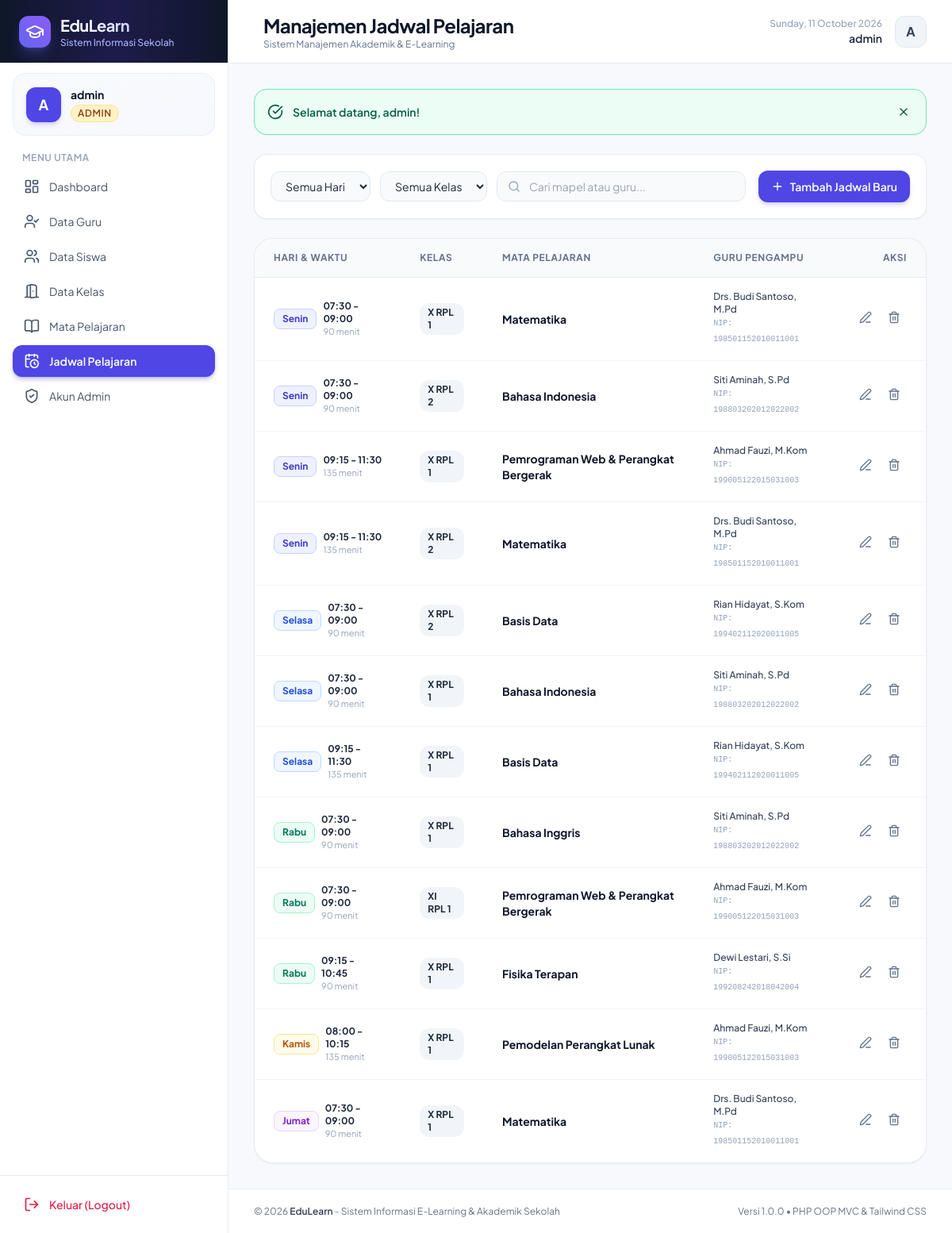
The page /admin/jadwal (signed in) on the database its author committed.
### tables this page shows
CREATE TABLE `jadwal` (
    `jadwal_id` INT AUTO_INCREMENT PRIMARY KEY,
    `hari` VARCHAR(20) NOT NULL,
    `jam` VARCHAR(20) NOT NULL,
    `menit` VARCHAR(20) DEFAULT '',
    `id_kelas` INT NOT NULL,
    `pelajaran_id` INT NOT NULL,
    `id_guru` INT NOT NULL,
    `created_at` TIMESTAMP DEFAULT CURRENT_TIMESTAMP,
    CONSTRAINT `fk_jadwal_kelas` FOREIGN KEY (`id_kelas`) REFERENCES `kelas` (`id_kelas`) ON DELETE CASCADE ON UPDATE CASCADE,
    CONSTRAINT `fk_jadwal_pelajaran` FOREIGN KEY (`pelajaran_id`) REFERENCES `pelajaran` (`pelajaran_id`) ON DELETE CASCADE ON UPDATE CASCADE,
    CONSTRAINT `fk_jadwal_guru` FOREIGN KEY (`id_guru`) REFERENCES `guru` (`id_guru`) ON DELETE CASCADE ON UPDATE CASCADE
);

CREATE TABLE `kelas` (
    `id_kelas` INT AUTO_INCREMENT PRIMARY KEY,
    `nama` VARCHAR(50) NOT NULL,
    `created_at` TIMESTAMP DEFAULT CURRENT_TIMESTAMP
);

CREATE TABLE `pelajaran` (
    `pelajaran_id` INT AUTO_INCREMENT PRIMARY KEY,
    `nama_pelajaran` VARCHAR(100) NOT NULL,
    `created_at` TIMESTAMP DEFAULT CURRENT_TIMESTAMP
);

CREATE TABLE `guru` (
    `id_guru` INT AUTO_INCREMENT PRIMARY KEY,
    `nip` VARCHAR(50) NOT NULL UNIQUE,
    `nama` VARCHAR(100) NOT NULL,
    `password` VARCHAR(255) NOT NULL,
    `created_at` TIMESTAMP DEFAULT CURRENT_TIMESTAMP
);

### app/controllers/AdminController.php (called while the page is built, shortened)
<?php
require_once __DIR__ . '/../core/Controller.php';
class AdminController extends Controller {
    public function jadwal() {
        $jadwalModel = $this->model('Jadwal');
        $kelasModel = $this->model('Kelas');
        $pelajaranModel = $this->model('Pelajaran');
        $guruModel = $this->model('Guru');
        $jadwalList = $jadwalModel->getAll();
        $kelasList = $kelasModel->getAll();
        $pelajaranList = $pelajaranModel->getAll();
        $guruList = $guruModel->getAll();
        $this->view('admin/jadwal', [
            'title' => 'Manajemen Jadwal Pelajaran',
            'jadwalList' => $jadwalList,
            'kelasList' => $kelasList,
            'pelajaranList' => $pelajaranList,
            'guruList' => $guruList
        ]);
    }
}

### app/core/App.php (called while the page is built, shortened)
<?php
class App {
    protected string $method = 'index';
    public function __construct() {
        $url = $this->parseUrl();
        $targetController = ucfirst(strtolower($url[0])) . 'Controller';
        $controllerFile = __DIR__ . '/../controllers/' . $targetController . '.php';
        if (file_exists($controllerFile)) {
            unset($url[0]);
        } else {
            $this->render404("Halaman atau modul '{$url[0]}' tidak ditemukan.");
            return;
        }
        $this->controller = new $this->controllerName();
        if (isset($url[1])) {
            $methodName = $url[1];
            if (method_exists($this->controller, $methodName)) {
                $this->method = $methodName;
                unset($url[1]);
            } else {
                $this->render404("Aksi '{$methodName}' tidak ditemukan pada modul ini.");
                return;
            }
        }
        $this->params = $url ? array_values($url) : [];
        call_user_func_array([$this->controller, $this->method], $this->params);
    }
    protected function parseUrl(): array {
        if (!empty($_GET['url'])) {
            return explode('/', filter_var(rtrim($_GET['url'], '/'), FILTER_SANITIZE_URL));
        }
        return [];
    }
}

### public/index.php (called while the page is built)
<?php
require_once __DIR__ . '/../config/config.php';
require_once __DIR__ . '/../app/core/Controller.php';
require_once __DIR__ . '/../app/core/App.php';
$app = new App();

### config/database.php (called while the page is built)
<?php
class DatabaseConfig {
    public static function getDsn() {
        return "mysql:host=" . DB_HOST . ";port=" . DB_PORT . ";dbname=" . DB_NAME . ";charset=utf8mb4";
    }
    public static function getOptions() {
        return [
            PDO::ATTR_ERRMODE            => PDO::ERRMODE_EXCEPTION,
            PDO::ATTR_DEFAULT_FETCH_MODE => PDO::FETCH_ASSOC,
            PDO::ATTR_EMULATE_PREPARES   => false,
        ];
    }
}

### app/models/Database.php (called while the page is built, shortened)
<?php
require_once __DIR__ . '/../../config/database.php';
class Database {
    private static ?Database $instance = null;
    private ?PDO $pdo = null;
    private $stmt = null;
    private function __construct() {
        try {
            $this->pdo = new PDO(
                DatabaseConfig::getDsn(),
                DB_USER,
                DB_PASS,
                DatabaseConfig::getOptions()
            );
        } catch (PDOException $e) {
            die("Database Connection Error: " . $e->getMessage());
        }
    }
    public static function getInstance(): Database {
        if (self::$instance === null) {
            self::$instance = new self();
        }
        return self::$instance;
    }
    public function query(string $sql, array $params = []): self {
        $this->stmt = $this->pdo->prepare($sql);
        $this->stmt->execute($params);
        return $this;
    }
    public function fetchAll(string $sql, array $params = []): array {
        $this->query($sql, $params);
        return $this->stmt->fetchAll();
    }
}

### app/models/Jadwal.php (called while the page is built, shortened)
<?php
require_once __DIR__ . '/Database.php';
class Jadwal {
    private Database $db;
    public function __construct() {
        $this->db = Database::getInstance();
    }
    public function getAll(): array {
        $sql = "SELECT j.*,
                       k.nama as nama_kelas,
                       p.nama_pelajaran,
                       g.nama as nama_guru,
                       g.nip as nip_guru
                FROM `jadwal` j
                JOIN `kelas` k ON j.id_kelas = k.id_kelas
                JOIN `pelajaran` p ON j.pelajaran_id = p.pelajaran_id
                JOIN `guru` g ON j.id_guru = g.id_guru
                ORDER BY FIELD(j.hari, 'Senin', 'Selasa', 'Rabu', 'Kamis', 'Jumat', 'Sabtu', 'Minggu'), j.jam ASC";
        return $this->db->fetchAll($sql);
    }
}

### config/config.php (called while the page is built, shortened)
<?php
function url($path = '') {
    $path = ltrim($path, '/');
    return BASE_URL . ($path ? '/' . $path : '');
}

### app/views/admin/jadwal.php (the view, shortened to what this page needs)
<?php require_once __DIR__ . '/../layouts/header.php'; ?>
<div class="space-y-6">
    <div class="flex flex-col lg:flex-row lg:items-center lg:justify-between gap-4 bg-white p-5 rounded-2xl border border-slate-200/80 shadow-sm">
        <div class="flex flex-wrap gap-3 flex-1 items-center">
            <select id="filterHari" onchange="filterJadwalTable()" class="px-3.5 py-2 rounded-xl border border-slate-200 text-sm bg-slate-50 focus:bg-white focus:outline-none focus:ring-2 focus:ring-indigo-500">
                <option value="">Semua Hari</option>
            </select>
            <select id="filterKelas" onchange="filterJadwalTable()" class="px-3.5 py-2 rounded-xl border border-slate-200 text-sm bg-slate-50 focus:bg-white focus:outline-none focus:ring-2 focus:ring-indigo-500">
                <option value="">Semua Kelas</option>
            </select>
            <div class="relative flex-1 min-w-[200px]">
                <div class="absolute inset-y-0 left-0 pl-3.5 flex items-center pointer-events-none text-slate-400">
                </div>
                <input type="text" id="jadwalSearch" onkeyup="filterJadwalTable()"
                       placeholder="Cari mapel atau guru..."
                       class="w-full pl-10 pr-4 py-2 rounded-xl border border-slate-200 text-sm focus:outline-none focus:ring-2 focus:ring-indigo-500 bg-slate-50 focus:bg-white transition-all">
            </div>
        </div>
        <button type="button" onclick="openAddJadwalModal()" class="inline-flex items-center justify-center px-4 py-2.5 rounded-xl bg-indigo-600 hover:bg-indigo-700 text-white text-sm font-semibold shadow-md shadow-indigo-600/20 transition-all flex-shrink-0">
            <i data-lucide="plus" class="w-4 h-4 mr-2"></i>
            <span>Tambah Jadwal Baru</span>
        </button>
    </div>
    <div class="bg-white rounded-3xl border border-slate-200/80 shadow-sm overflow-hidden">
        <div class="overflow-x-auto">
            <table class="w-full text-left text-sm" id="jadwalTable">
                <thead class="bg-slate-50 border-b border-slate-200/80 text-slate-500 text-xs uppercase font-bold tracking-wider">
                    <tr>
                        <th class="py-4 px-6">Hari & Waktu</th>
                        <th class="py-4 px-6">Kelas</th>
                        <th class="py-4 px-6">Mata Pelajaran</th>
                        <th class="py-4 px-6">Guru Pengampu</th>
                        <th class="py-4 px-6 text-right">Aksi</th>
                    </tr>
                </thead>
                <tbody class="divide-y divide-slate-100">
                    <?php if (empty($jadwalList)): ?>
                        <tr>
                            <td colspan="5" class="py-8 text-center text-slate-400">Belum ada jadwal pelajaran yang ditentukan.</td>
                        </tr>
                    <?php else: ?>
                        <?php foreach ($jadwalList as $j): ?>
                            <?php
                                $dayColors = [
                                    'Senin' => 'bg-indigo-50 text-indigo-700 border-indigo-200',
                                    'Selasa' => 'bg-blue-50 text-blue-700 border-blue-200',
                                    'Rabu' => 'bg-emerald-50 text-emerald-700 border-emerald-200',
                                    'Kamis' => 'bg-amber-50 text-amber-700 border-amber-200',
                                    'Jumat' => 'bg-purple-50 text-purple-700 border-purple-200',
                                    'Sabtu' => 'bg-rose-50 text-rose-700 border-rose-200',
                                ];
                                $badgeStyle = $dayColors[$j['hari']] ?? 'bg-slate-100 text-slate-700 border-slate-200';
                            ?>
                            <tr class="hover:bg-slate-50/60 transition-colors" data-hari="<?= htmlspecialchars($j['hari']) ?>" data-kelas="<?= htmlspecialchars($j['nama_kelas']) ?>">
                                <td class="py-4 px-6">
                                    <div class="flex items-center space-x-2">
                                        <span class="inline-flex items-center px-2.5 py-1 rounded-lg text-xs font-bold border <?= $badgeStyle ?>">
                                            <?= htmlspecialchars($j['hari']) ?>
                                        </span>
                                        <div class="text-xs">
                                            <p class="font-bold text-slate-800"><?= htmlspecialchars($j['jam']) ?></p>
                                            <?php if (!empty($j['menit'])): ?>
                                                <p class="text-[11px] text-slate-400"><?= htmlspecialchars($j['menit']) ?></p>
                                            <?php endif; ?>
                                        </div>
                                    </div>
                                </td>
                                <td class="py-4 px-6">
                                    <span class="inline-flex items-center px-2.5 py-1 rounded-xl text-xs font-bold bg-slate-100 text-slate-800">
                                        <?= htmlspecialchars($j['nama_kelas']) ?>
                                    </span>
                                </td>
                                <td class="py-4 px-6">
                                    <p class="font-bold text-slate-900"><?= htmlspecialchars($j['nama_pelajaran']) ?></p>
                                </td>
                                <td class="py-4 px-6">
                                    <p class="font-medium text-slate-700 text-xs"><?= htmlspecialchars($j['nama_guru']) ?></p>
                                    <p class="text-[10px] text-slate-400 font-mono">NIP: <?= htmlspecialchars($j['nip_guru']) ?></p>
                                </td>
                                <td class="py-4 px-6 text-right">
                                    <div class="inline-flex items-center space-x-1">
                                        <button type="button"
                                                onclick="openEditJadwalModal(<?= $j['jadwal_id'] ?>, '<?= htmlspecialchars(addslashes($j['hari'])) ?>', '<?= htmlspecialchars(addslashes($j['jam'])) ?>', '<?= htmlspecialchars(addslashes($j['menit'])) ?>', <?= $j['id_kelas'] ?>, <?= $j['pelajaran_id'] ?>, <?= $j['id_guru'] ?>)"
                                                class="p-2 rounded-lg text-slate-500 hover:text-indigo-600 hover:bg-indigo-50 transition-colors" title="Edit">
                                            <i data-lucide="edit-3" class="w-4 h-4"></i>
                                        </button>
                                        <button type="button"
                                                onclick="triggerDelete('<?= url('admin/jadwalDelete/' . $j['jadwal_id']) ?>', 'Hapus Jadwal', 'Apakah Anda yakin ingin menghapus jadwal ini?')"
                                                class="p-2 rounded-lg text-slate-500 hover:text-rose-600 hover:bg-rose-50 transition-colors" title="Hapus">
                                            <i data-lucide="trash-2" class="w-4 h-4"></i>
                                        </button>
                                    </div>
                                </td>
                            </tr>
                        <?php endforeach; ?>
                    <?php endif; ?>
                </tbody>
            </table>
        </div>
    </div>
</div>
<?php require_once __DIR__ . '/../layouts/footer.php'; ?>

### public/assets/css/custom.css (style rules this page uses)
* { -webkit-font-smoothing: antialiased; -moz-osx-font-smoothing: grayscale; }

### rows shown on the page
jadwal: hari "Senin", jam "07:30 - 09:00", menit "90 menit", id_kelas.nama "X RPL 1", pelajaran.nama_pelajaran "Matematika", id_guru.nama "Drs. Budi Santoso, M.Pd", id_guru.nip "198501152010011001"
jadwal: hari "Senin", jam "07:30 - 09:00", menit "90 menit", id_kelas.nama "X RPL 2", pelajaran.nama_pelajaran "Bahasa Indonesia", id_guru.nama "Siti Aminah, S.Pd", id_guru.nip "198803202012022002"
jadwal: hari "Senin", jam "09:15 - 11:30", menit "135 menit", id_kelas.nama "X RPL 1", pelajaran.nama_pelajaran "Pemrograman Web & Perangkat Bergerak", id_guru.nama "Ahmad Fauzi, M.Kom", id_guru.nip "199005122015031003"
jadwal: hari "Senin", jam "09:15 - 11:30", menit "135 menit", id_kelas.nama "X RPL 2", pelajaran.nama_pelajaran "Matematika", id_guru.nama "Drs. Budi Santoso, M.Pd", id_guru.nip "198501152010011001"
jadwal: hari "Selasa", jam "07:30 - 09:00", menit "90 menit", id_kelas.nama "X RPL 2", pelajaran.nama_pelajaran "Basis Data", id_guru.nama "Rian Hidayat, S.Kom", id_guru.nip "199402112020011005"
jadwal: hari "Selasa", jam "07:30 - 09:00", menit "90 menit", id_kelas.nama "X RPL 1", pelajaran.nama_pelajaran "Bahasa Indonesia", id_guru.nama "Siti Aminah, S.Pd", id_guru.nip "198803202012022002"
jadwal: hari "Selasa", jam "09:15 - 11:30", menit "135 menit", id_kelas.nama "X RPL 1", pelajaran.nama_pelajaran "Basis Data", id_guru.nama "Rian Hidayat, S.Kom", id_guru.nip "199402112020011005"
jadwal: hari "Rabu", jam "07:30 - 09:00", menit "90 menit", id_kelas.nama "X RPL 1", pelajaran.nama_pelajaran "Bahasa Inggris", id_guru.nama "Siti Aminah, S.Pd", id_guru.nip "198803202012022002"
jadwal: hari "Rabu", jam "07:30 - 09:00", menit "90 menit", id_kelas.nama "XI RPL 1", pelajaran.nama_pelajaran "Pemrograman Web & Perangkat Bergerak", id_guru.nama "Ahmad Fauzi, M.Kom", id_guru.nip "199005122015031003"
jadwal: hari "Rabu", jam "09:15 - 10:45", menit "90 menit", id_kelas.nama "X RPL 1", pelajaran.nama_pelajaran "Fisika Terapan", id_guru.nama "Dewi Lestari, S.Si", id_guru.nip "199208242018042004"
jadwal: hari "Kamis", jam "08:00 - 10:15", menit "135 menit", id_kelas.nama "X RPL 1", pelajaran.nama_pelajaran "Pemodelan Perangkat Lunak", id_guru.nama "Ahmad Fauzi, M.Kom", id_guru.nip "199005122015031003"
jadwal: hari "Jumat", jam "07:30 - 09:00", menit "90 menit", id_kelas.nama "X RPL 1", pelajaran.nama_pelajaran "Matematika", id_guru.nama "Drs. Budi Santoso, M.Pd", id_guru.nip "198501152010011001"

### other values the page prints
substr($displayName, 0, 1) "A"
$displayName "admin"
$role "ADMIN"
$title "Manajemen Jadwal Pelajaran"
$flash['message'] "Selamat datang, admin!"
APP_NAME "EduLearn"
APP_DESC "Sistem Informasi E-Learning & Akademik Sekolah"
APP_VERSION "1.0.0"
